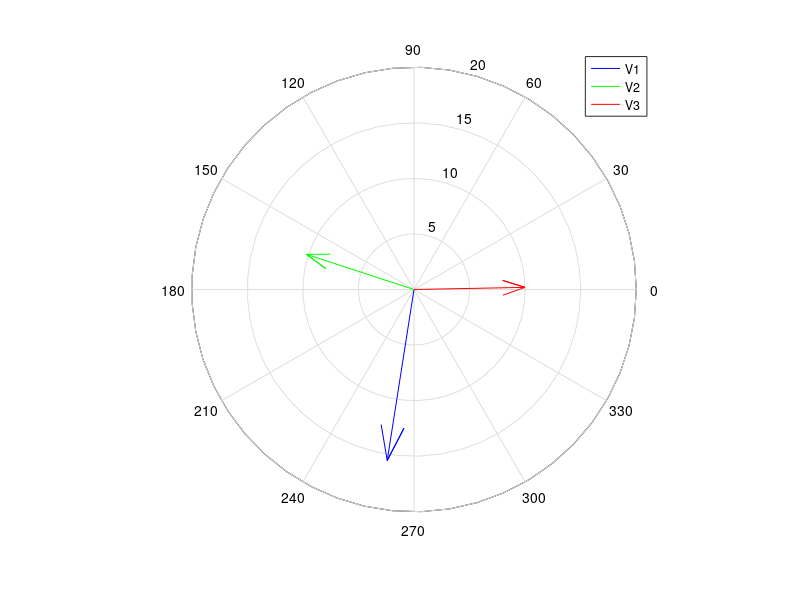

Reproduce this figure in MATLAB.
V1theta=1.1;
V1=9.99*(cos(deg2rad(V1theta))+sin(deg2rad(V1theta))*1i);
V2theta=-98.9;
V2=15.58*(cos(deg2rad(V2theta))+sin(deg2rad(V2theta))*1i);
V3theta=-198.1;
V3=10.18*(cos(deg2rad(V3theta))+sin(deg2rad(V3theta))*1i);


compass(V2,'b'); hold on
compass(V3,'g');
compass(V1,'r');
legend('V1','V2','V3')